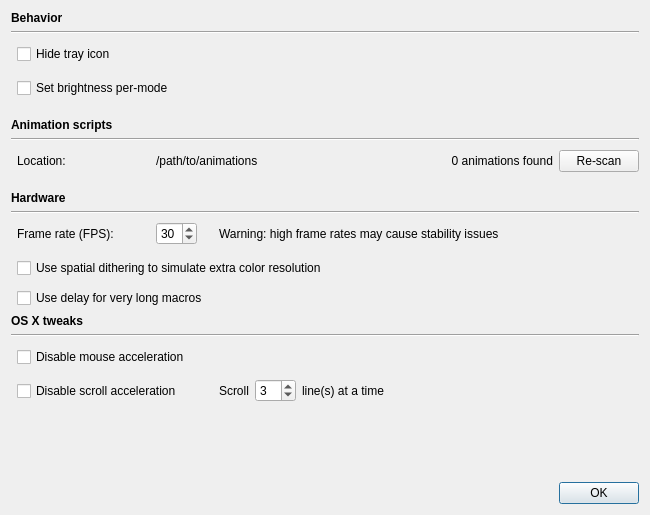
<?xml version="1.0" encoding="UTF-8"?>
<ui version="4.0">
 <class>ExtraSettingsWidget</class>
 <widget class="QDialog" name="ExtraSettingsWidget">
  <property name="geometry">
   <rect>
    <x>0</x>
    <y>0</y>
    <width>650</width>
    <height>515</height>
   </rect>
  </property>
  <property name="windowTitle">
   <string>Application Settings</string>
  </property>
  <layout class="QGridLayout" name="gridLayout">
   <item row="12" column="2">
    <spacer name="horizontalSpacer_2">
     <property name="orientation">
      <enum>Qt::Horizontal</enum>
     </property>
     <property name="sizeType">
      <enum>QSizePolicy::Fixed</enum>
     </property>
     <property name="sizeHint" stdset="0">
      <size>
       <width>30</width>
       <height>20</height>
      </size>
     </property>
    </spacer>
   </item>
   <item row="2" column="0">
    <spacer name="verticalSpacer">
     <property name="orientation">
      <enum>Qt::Vertical</enum>
     </property>
     <property name="sizeType">
      <enum>QSizePolicy::Fixed</enum>
     </property>
     <property name="sizeHint" stdset="0">
      <size>
       <width>0</width>
       <height>28</height>
      </size>
     </property>
    </spacer>
   </item>
   <item row="3" column="0">
    <spacer name="verticalSpacer_3">
     <property name="orientation">
      <enum>Qt::Vertical</enum>
     </property>
     <property name="sizeType">
      <enum>QSizePolicy::Fixed</enum>
     </property>
     <property name="sizeHint" stdset="0">
      <size>
       <width>0</width>
       <height>28</height>
      </size>
     </property>
    </spacer>
   </item>
   <item row="19" column="5">
    <spacer name="verticalSpacer_2">
     <property name="orientation">
      <enum>Qt::Vertical</enum>
     </property>
     <property name="sizeHint" stdset="0">
      <size>
       <width>20</width>
       <height>40</height>
      </size>
     </property>
    </spacer>
   </item>
   <item row="12" column="5">
    <widget class="QLabel" name="fpsWarnLabel">
     <property name="sizePolicy">
      <sizepolicy hsizetype="Expanding" vsizetype="Preferred">
       <horstretch>0</horstretch>
       <verstretch>0</verstretch>
      </sizepolicy>
     </property>
     <property name="text">
      <string>Warning: high frame rates may cause stability issues</string>
     </property>
    </widget>
   </item>
   <item row="12" column="4">
    <spacer name="horizontalSpacer_3">
     <property name="orientation">
      <enum>Qt::Horizontal</enum>
     </property>
     <property name="sizeType">
      <enum>QSizePolicy::Fixed</enum>
     </property>
     <property name="sizeHint" stdset="0">
      <size>
       <width>10</width>
       <height>20</height>
      </size>
     </property>
    </spacer>
   </item>
   <item row="12" column="1">
    <widget class="QLabel" name="label_3">
     <property name="text">
      <string>Frame rate (FPS):</string>
     </property>
    </widget>
   </item>
   <item row="12" column="3">
    <widget class="QSpinBox" name="fpsBox">
     <property name="minimum">
      <number>5</number>
     </property>
     <property name="maximum">
      <number>60</number>
     </property>
     <property name="value">
      <number>30</number>
     </property>
    </widget>
   </item>
   <item row="7" column="0">
    <spacer name="verticalSpacer_4">
     <property name="orientation">
      <enum>Qt::Vertical</enum>
     </property>
     <property name="sizeType">
      <enum>QSizePolicy::Fixed</enum>
     </property>
     <property name="sizeHint" stdset="0">
      <size>
       <width>0</width>
       <height>28</height>
      </size>
     </property>
    </spacer>
   </item>
   <item row="12" column="0">
    <spacer name="verticalSpacer_9">
     <property name="orientation">
      <enum>Qt::Vertical</enum>
     </property>
     <property name="sizeType">
      <enum>QSizePolicy::Fixed</enum>
     </property>
     <property name="sizeHint" stdset="0">
      <size>
       <width>0</width>
       <height>28</height>
      </size>
     </property>
    </spacer>
   </item>
   <item row="7" column="1">
    <widget class="QLabel" name="label_6">
     <property name="text">
      <string>Location:</string>
     </property>
    </widget>
   </item>
   <item row="8" column="1">
    <spacer name="verticalSpacer_6">
     <property name="orientation">
      <enum>Qt::Vertical</enum>
     </property>
     <property name="sizeType">
      <enum>QSizePolicy::Fixed</enum>
     </property>
     <property name="sizeHint" stdset="0">
      <size>
       <width>20</width>
       <height>10</height>
      </size>
     </property>
    </spacer>
   </item>
   <item row="4" column="1">
    <spacer name="verticalSpacer_5">
     <property name="orientation">
      <enum>Qt::Vertical</enum>
     </property>
     <property name="sizeType">
      <enum>QSizePolicy::Fixed</enum>
     </property>
     <property name="sizeHint" stdset="0">
      <size>
       <width>20</width>
       <height>10</height>
      </size>
     </property>
    </spacer>
   </item>
   <item row="18" column="1" colspan="4">
    <widget class="QCheckBox" name="sAccelBox">
     <property name="toolTip">
      <string>Try this if you're having problems with the scroll wheel.</string>
     </property>
     <property name="text">
      <string>Disable scroll acceleration</string>
     </property>
    </widget>
   </item>
   <item row="14" column="1">
    <spacer name="verticalSpacer_7">
     <property name="orientation">
      <enum>Qt::Vertical</enum>
     </property>
     <property name="sizeType">
      <enum>QSizePolicy::Fixed</enum>
     </property>
     <property name="sizeHint" stdset="0">
      <size>
       <width>20</width>
       <height>10</height>
      </size>
     </property>
    </spacer>
   </item>
   <item row="13" column="0">
    <spacer name="verticalSpacer_8">
     <property name="orientation">
      <enum>Qt::Vertical</enum>
     </property>
     <property name="sizeType">
      <enum>QSizePolicy::Fixed</enum>
     </property>
     <property name="sizeHint" stdset="0">
      <size>
       <width>0</width>
       <height>28</height>
      </size>
     </property>
    </spacer>
   </item>
   <item row="17" column="0">
    <spacer name="verticalSpacer_10">
     <property name="orientation">
      <enum>Qt::Vertical</enum>
     </property>
     <property name="sizeType">
      <enum>QSizePolicy::Fixed</enum>
     </property>
     <property name="sizeHint" stdset="0">
      <size>
       <width>0</width>
       <height>28</height>
      </size>
     </property>
    </spacer>
   </item>
   <item row="18" column="0">
    <spacer name="verticalSpacer_11">
     <property name="orientation">
      <enum>Qt::Vertical</enum>
     </property>
     <property name="sizeType">
      <enum>QSizePolicy::Fixed</enum>
     </property>
     <property name="sizeHint" stdset="0">
      <size>
       <width>0</width>
       <height>28</height>
      </size>
     </property>
    </spacer>
   </item>
   <item row="12" column="6">
    <spacer name="horizontalSpacer">
     <property name="orientation">
      <enum>Qt::Horizontal</enum>
     </property>
     <property name="sizeHint" stdset="0">
      <size>
       <width>40</width>
       <height>20</height>
      </size>
     </property>
    </spacer>
   </item>
   <item row="10" column="0" colspan="7">
    <widget class="Line" name="line_2">
     <property name="orientation">
      <enum>Qt::Horizontal</enum>
     </property>
    </widget>
   </item>
   <item row="7" column="3" colspan="4">
    <layout class="QHBoxLayout" name="horizontalLayout">
     <item>
      <widget class="QLabel" name="animPathLabel">
       <property name="text">
        <string>/path/to/animations</string>
       </property>
      </widget>
     </item>
     <item>
      <widget class="QLabel" name="animCountLabel">
       <property name="sizePolicy">
        <sizepolicy hsizetype="Expanding" vsizetype="Preferred">
         <horstretch>0</horstretch>
         <verstretch>0</verstretch>
        </sizepolicy>
       </property>
       <property name="text">
        <string>0 animations found</string>
       </property>
       <property name="alignment">
        <set>Qt::AlignRight|Qt::AlignTrailing|Qt::AlignVCenter</set>
       </property>
      </widget>
     </item>
     <item>
      <widget class="QPushButton" name="animScanButton">
       <property name="text">
        <string>Re-scan</string>
       </property>
      </widget>
     </item>
    </layout>
   </item>
   <item row="3" column="1" colspan="6">
    <widget class="QCheckBox" name="brightnessBox">
     <property name="toolTip">
      <string>By default, the same brightness level will be applied to all profiles and all devices. Enable this to store it with the lighting mode instead.</string>
     </property>
     <property name="text">
      <string>Set brightness per-mode</string>
     </property>
    </widget>
   </item>
   <item row="2" column="1" colspan="6">
    <widget class="QCheckBox" name="trayBox">
     <property name="toolTip">
      <string>The tray icon will not be displayed. The application will still run in the background; re-launch the app to see the GUI again.</string>
     </property>
     <property name="text">
      <string>Hide tray icon</string>
     </property>
    </widget>
   </item>
   <item row="0" column="0" colspan="7">
    <widget class="QLabel" name="label">
     <property name="font">
      <font>
       <weight>75</weight>
       <bold>true</bold>
      </font>
     </property>
     <property name="text">
      <string>Behavior</string>
     </property>
    </widget>
   </item>
   <item row="1" column="0" colspan="7">
    <widget class="Line" name="line">
     <property name="orientation">
      <enum>Qt::Horizontal</enum>
     </property>
    </widget>
   </item>
   <item row="5" column="0" colspan="7">
    <widget class="QLabel" name="label_5">
     <property name="font">
      <font>
       <weight>75</weight>
       <bold>true</bold>
      </font>
     </property>
     <property name="text">
      <string>Animation scripts</string>
     </property>
    </widget>
   </item>
   <item row="6" column="0" colspan="7">
    <widget class="Line" name="line_3">
     <property name="orientation">
      <enum>Qt::Horizontal</enum>
     </property>
    </widget>
   </item>
   <item row="9" column="0" colspan="7">
    <widget class="QLabel" name="label_2">
     <property name="font">
      <font>
       <weight>75</weight>
       <bold>true</bold>
      </font>
     </property>
     <property name="text">
      <string>Hardware</string>
     </property>
    </widget>
   </item>
   <item row="13" column="1" colspan="6">
    <widget class="QCheckBox" name="ditherBox">
     <property name="toolTip">
      <string>May improve appearance on some keyboards.</string>
     </property>
     <property name="text">
      <string>Use spatial dithering to simulate extra color resolution</string>
     </property>
    </widget>
   </item>
   <item row="14" column="1" colspan="6">
    <widget class="QCheckBox" name="delayBox">
     <property name="toolTip">
      <string>When using macros with strings longer than 25 chars, some OS may lose characters (e.g. Mint 17.2). Select to prevent that bug.</string>
     </property>
     <property name="text">
      <string>Use delay for very long macros</string>
     </property>
    </widget>
   </item>
   <item row="15" column="0" colspan="7">
    <widget class="QLabel" name="osxLabel">
     <property name="font">
      <font>
       <weight>75</weight>
       <bold>true</bold>
      </font>
     </property>
     <property name="text">
      <string>OS X tweaks</string>
     </property>
    </widget>
   </item>
   <item row="16" column="0" colspan="7">
    <widget class="Line" name="osxLine">
     <property name="orientation">
      <enum>Qt::Horizontal</enum>
     </property>
    </widget>
   </item>
   <item row="17" column="1" colspan="6">
    <widget class="QCheckBox" name="mAccelBox">
     <property name="toolTip">
      <string>Try this if you're having problems with mouse movement.</string>
     </property>
     <property name="text">
      <string>Disable mouse acceleration</string>
     </property>
    </widget>
   </item>
   <item row="18" column="5" colspan="2">
    <widget class="QWidget" name="sSpeedWidget" native="true">
     <property name="sizePolicy">
      <sizepolicy hsizetype="Expanding" vsizetype="Preferred">
       <horstretch>0</horstretch>
       <verstretch>0</verstretch>
      </sizepolicy>
     </property>
     <layout class="QHBoxLayout" name="horizontalLayout_2">
      <property name="leftMargin">
       <number>0</number>
      </property>
      <property name="topMargin">
       <number>0</number>
      </property>
      <property name="rightMargin">
       <number>0</number>
      </property>
      <property name="bottomMargin">
       <number>0</number>
      </property>
      <item>
       <widget class="QLabel" name="label_10">
        <property name="text">
         <string>Scroll</string>
        </property>
       </widget>
      </item>
      <item>
       <widget class="QSpinBox" name="sSpeedBox">
        <property name="minimum">
         <number>1</number>
        </property>
        <property name="maximum">
         <number>10</number>
        </property>
        <property name="value">
         <number>3</number>
        </property>
       </widget>
      </item>
      <item>
       <widget class="QLabel" name="label_11">
        <property name="sizePolicy">
         <sizepolicy hsizetype="Expanding" vsizetype="Preferred">
          <horstretch>0</horstretch>
          <verstretch>0</verstretch>
         </sizepolicy>
        </property>
        <property name="text">
         <string>line(s) at a time</string>
        </property>
       </widget>
      </item>
     </layout>
    </widget>
   </item>
   <item row="20" column="0" colspan="7">
    <widget class="QDialogButtonBox" name="buttonBox">
     <property name="orientation">
      <enum>Qt::Horizontal</enum>
     </property>
     <property name="standardButtons">
      <set>QDialogButtonBox::Ok</set>
     </property>
    </widget>
   </item>
  </layout>
 </widget>
 <resources/>
 <connections>
  <connection>
   <sender>buttonBox</sender>
   <signal>accepted()</signal>
   <receiver>ExtraSettingsWidget</receiver>
   <slot>accept()</slot>
   <hints>
    <hint type="sourcelabel">
     <x>248</x>
     <y>254</y>
    </hint>
    <hint type="destinationlabel">
     <x>157</x>
     <y>274</y>
    </hint>
   </hints>
  </connection>
  <connection>
   <sender>buttonBox</sender>
   <signal>rejected()</signal>
   <receiver>ExtraSettingsWidget</receiver>
   <slot>reject()</slot>
   <hints>
    <hint type="sourcelabel">
     <x>316</x>
     <y>260</y>
    </hint>
    <hint type="destinationlabel">
     <x>286</x>
     <y>274</y>
    </hint>
   </hints>
  </connection>
 </connections>
</ui>
